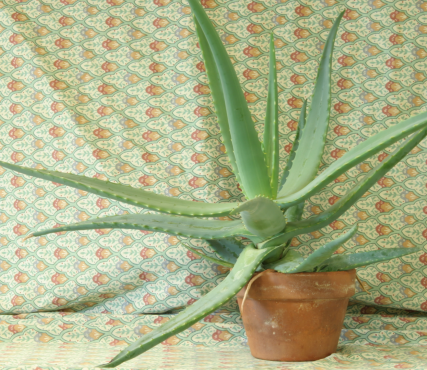
#> input picture Aloe/view1.png, 427 x 370 px
$ python make_gt.py
#> lines starting #> are read from the running program, lines starting #| are printed output that depends on the picture
import numpy as np
import cv2
from matplotlib import pyplot as plt

img = cv2.imread('Aloe/view1.png',0)
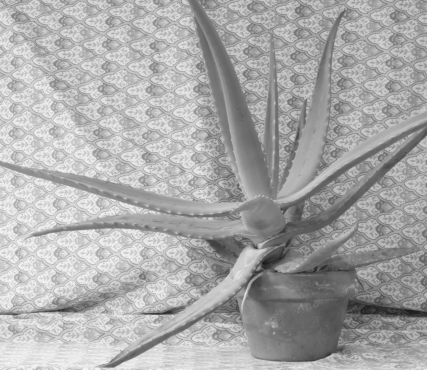
#> img: shape (370, 427); min 23, max 245, mean 169.3

# Check if image is loaded fine
if img is None:
    print('Error opening image1')
    exit(-1)

# Initiate FAST object with default values
fast = cv2.FastFeatureDetector_create(threshold=25)

# find and draw the keypoints
kp = fast.detect(img,None)
#> kp = 1878 keypoints; strongest (x, y, size): (256, 248, 7), (240, 189, 7), (238, 185, 7), (12, 16, 7)
print(kp[0].pt[0])
#| 39.0
x = int(kp[0].pt[0])
#> x = 39
y = int(kp[0].pt[1])
#> y = 3

img2 = cv2.drawKeypoints(img, kp, None,color=(255,0,0))
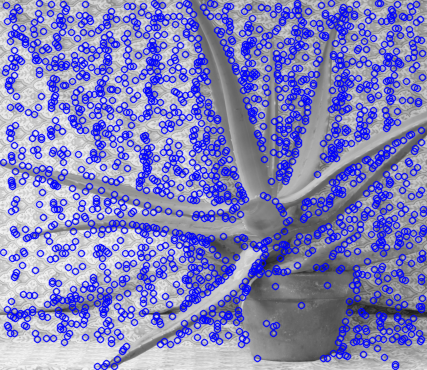
#> img2: shape (370, 427, 3); mean of channels 0, 1, 2 188.9, 130.2, 130.2; drawn as B, G, R

print("Threshold: ", fast.getThreshold())
print("nonmaxSuppression: ", fast.getNonmaxSuppression())
print("neighborhood: ", fast.getType())
print("Total Keypoints with nonmaxSuppression: ", len(kp))
#| Total Keypoints with nonmaxSuppression:  1878

cv2.imwrite('Aloe/2dGT.png',img2)

$ run again, with Aloe/view5.png copied over Aloe/view1.png
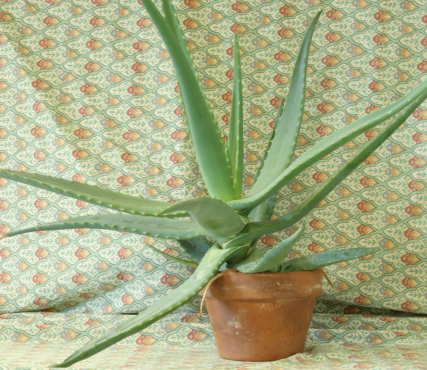
#> input picture Aloe/view5.png, 427 x 370 px
#> `img = cv2.imread('Aloe/view1.png',0)`:
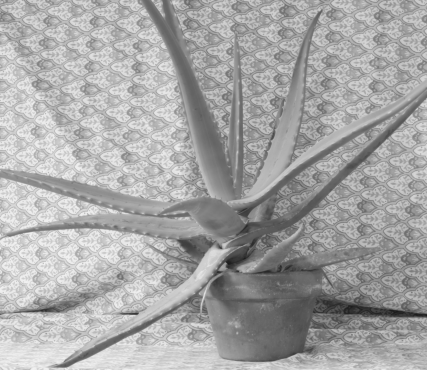
#> img: shape (370, 427); min 26, max 242, mean 166.3
#> kp = 1923 keypoints; strongest (x, y, size): (136, 314, 7), (221, 248, 7), (225, 263, 7), (199, 293, 7)
#| 24.0
#> x = 24
#> y = 3
#> `img2 = cv2.drawKeypoints(img, kp, None,color=(255,0,0))`:
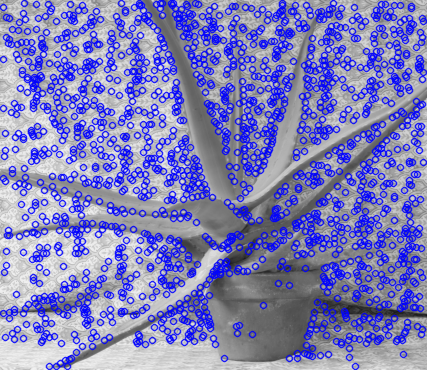
#> img2: shape (370, 427, 3); mean of channels 0, 1, 2 187.1, 127, 127; drawn as B, G, R
#| Total Keypoints with nonmaxSuppression:  1923
